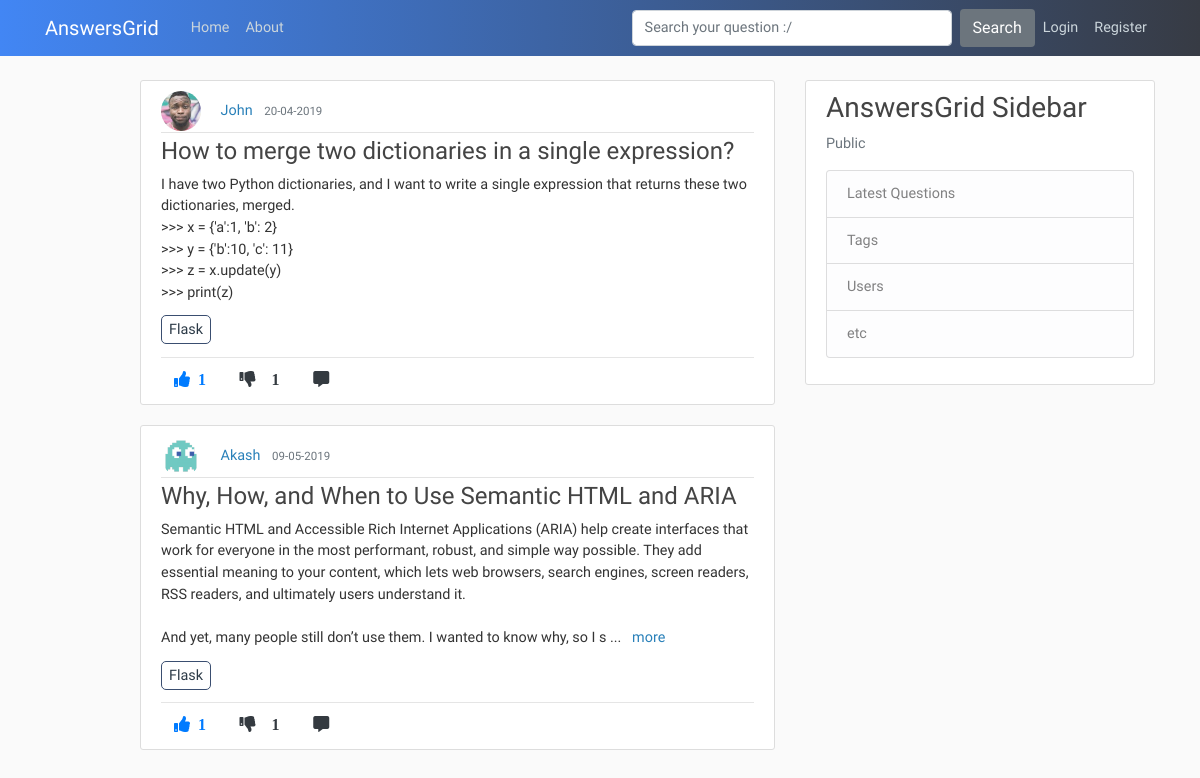
Before: /tags/Flask with the older database file.
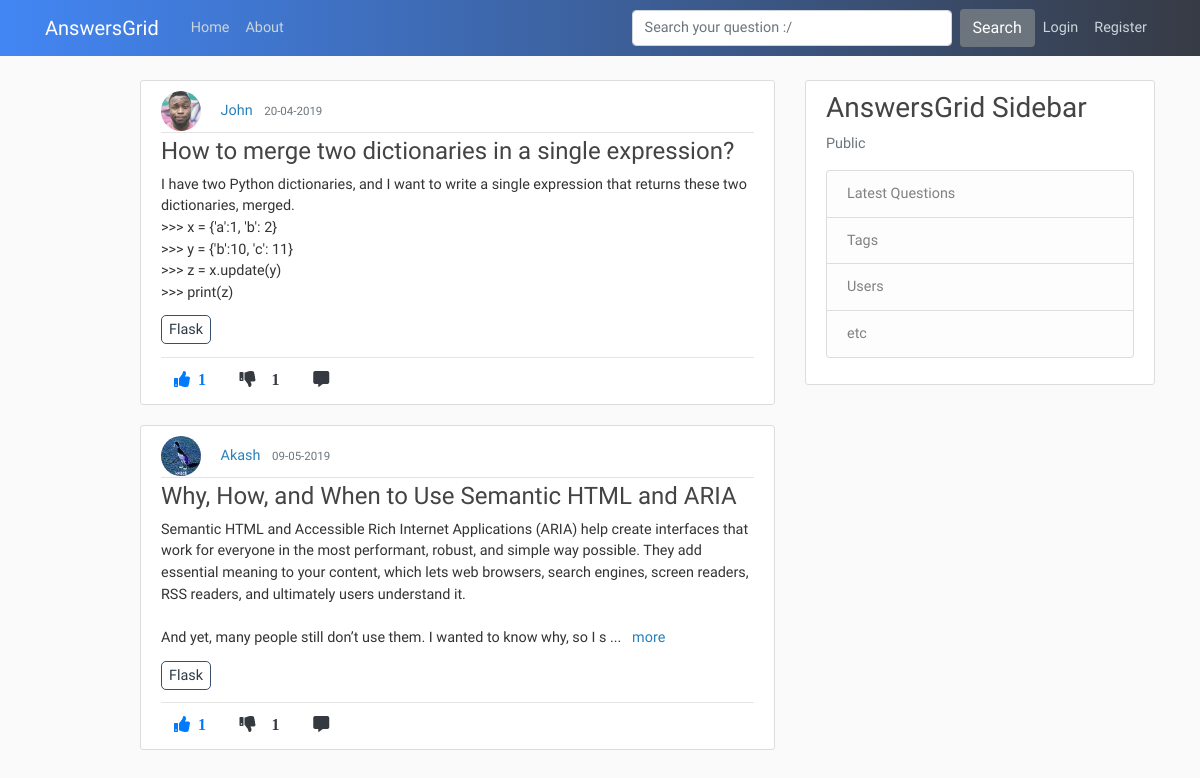
After: the same page with the newer database file.
### application/models.py (models this page shows, shortened)
class tagposts(db.Model):
    id = db.Column(db.Integer, primary_key=True, nullable=False)
    post_id = db.Column(db.Integer, db.ForeignKey('post.id'), nullable=False)
    tag_id = db.Column(db.Integer, db.ForeignKey('tags.tag_id'), nullable=False)

class User(db.Model, UserMixin):
    id = db.Column(db.Integer, primary_key=True)
    username = db.Column(db.String(20), unique=True, nullable=False)
    email = db.Column(db.String(120), unique=True, nullable=False)
    image_file = db.Column(db.String(20), nullable=False, default='default.jpg')
    password = db.Column(db.String(60), nullable=False)
    posts = db.relationship('Post', backref='author', lazy=True)
    comments = db.relationship('Comment', backref='author', lazy=True)

class Post(db.Model):
    id = db.Column(db.Integer, primary_key=True)
    title = db.Column(db.String(100), nullable=False)
    content = db.Column(db.Text, nullable=False)
    date_posted = db.Column(db.DateTime, nullable=False, default=datetime.utcnow)
    like_count = db.Column(db.Integer, nullable=False, default=0)
    dislike_count = db.Column(db.Integer, nullable=False, default=0)
    user_id = db.Column(db.Integer, db.ForeignKey('user.id'), nullable=False)
    comments = db.relationship('Comment', backref='commentOnPost', lazy=True)

class Tags(db.Model):
    tag_id = db.Column(db.Integer, primary_key=True, nullable=False)
    tag_title = db.Column(db.String,nullable=False)

### application/routes.py (the view)
@app.route('/tags/<tag_title>')
def tags(tag_title):
    page = request.args.get('page',1,type=int)
    posts = Post.query.order_by(Post.date_posted.desc()).paginate(page=page, per_page=5)
    tag_title = tag_title
    joinedTables = db.session.query(tagposts.post_id,tagposts.tag_id,Tags.tag_title,Post.title,Post.user_id,Post.like_count,Post.content,Post.id,Post.author,Post.date_posted,User.username,User.image_file).join(Tags).join(Post).join(User).all()
    for item in joinedTables:
        if tag_title in item.tag_title:
            print(tag_title, item.post_id, item.title, item.user_id,  item.username, item.image_file)
            return render_template("tags.html", posts=posts, joinedTables=joinedTables, tag_title=tag_title)

### application/templates/tags.html
{% extends "layout.html" %}
{% block content %}
      {% for item in joinedTables %}
      {% if tag_title == item.tag_title %}
        <article class="media content-section">
          <div class="media-body">
            <img class="rounded-circle article-img" src="{{ url_for('static', filename='profile_pics/' + item.image_file) }}">
            <a class="mr-2" href="{{ url_for('user_posts', username=item.username) }}">{{ item.username }}</a>
            <small class="text-muted">{{ item.date_posted.strftime('%d-%m-%Y') }}</small>
            <div class="article-metadata">
            </div>
            <h4><a class="article-title" href="{{ url_for('comment_post', post_id=item.id) }}">{{ item.title }}</a></h4>
            <p class="article-content more">{{ item.content }}</p>
            <p><a class="article-content tag-style" href="#">{{ item.tag_title }}</a></p><hr>
            <div class="footRow">
            {%  if current_user.is_authenticated %}
            <a href="{{ url_for('upvote', post_id=item.id, user_id=current_user.id) }}"><i class="fas fa-thumbs-up mr-1 btn text-primary upvote"><span class="ml-2 likes-count">{{ item.like_count }}</span></i></a>
            <a href="{{ url_for('downvote', post_id=item.id, user_id=current_user.id) }}"><i class="fas fa-thumbs-down mr-1 btn text-dark"><span id="demo" class="ml-3">{{ item.like_count }}</i></a>
            <a href="{{url_for('comment_post', post_id=item.id)}}"><i class="fas fa-comment-alt mr-1 btn text-dark"></i></a>
            {% else %}
            <a href="#"><i class="fas fa-thumbs-up mr-1 btn text-primary upvote"><span class="ml-2 likes-count">{{ item.like_count }}</span></i></a>
            <a href="#"><i class="fas fa-thumbs-down mr-1 btn text-dark"><span id="demo" class="ml-3">{{ item.like_count }}</i></a>
            <a href="{{url_for('comment_post', post_id=item.id)}}"><i class="fas fa-comment-alt mr-1 btn text-dark"></i></a>
            {% endif %}
            </div>
          </div>
        </article>
      {% endif %}
      {% endfor %}
{% endblock content %}

Changed rows visible on the page:
changed through a linked row, tagposts "Why, How, and When to Use Semantic HTML and ARIA": image_file: a different picture
